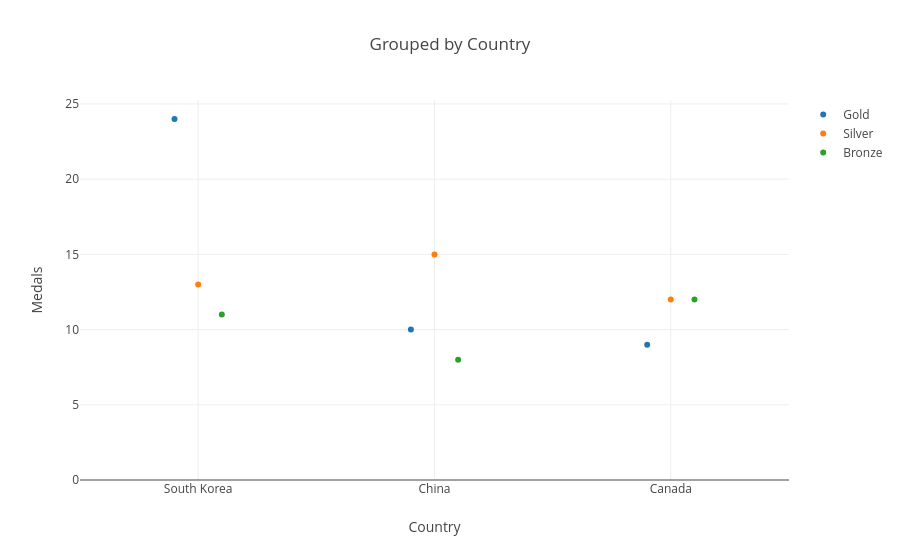

Source (notebook cell):
### Markdown cell above
## Grouped Scatter Plot

### Code cell
val countries = Seq("South Korea", "China", "Canada")

val data = Seq(
  "Gold"   -> Seq(24, 10, 9),
  "Silver" -> Seq(13, 15, 12),
  "Bronze" -> Seq(11, 8, 12)
).map { case (name, medals) =>
  Scatter(countries, medals).withValues(
    name = name,
    mode = ScatterMode(ScatterMode.Markers)
  )
}

val layout = Layout().withValues(
  title = "Grouped by Country",
  xaxis = Axis().withValues(title = "Country"),
  yaxis = Axis().withValues(title = "Medals"),
  scattermode = ScatterLayoutMode.Group,
  scattergap = 0.7
)

plot(data, layout)

### Figure 1 — Plotly figure (JSON) as saved in the notebook; plotly's stock layout.template omitted (floating-point values rounded to 4 significant figures)
{"data": [{"mode": "markers", "name": "Gold", "type": "scatter", "x": ["South Korea", "China", "Canada"], "y": [24, 10, 9]}, {"mode": "markers", "name": "Silver", "type": "scatter", "x": ["South Korea", "China", "Canada"], "y": [13, 15, 12]}, {"mode": "markers", "name": "Bronze", "type": "scatter", "x": ["South Korea", "China", "Canada"], "y": [11, 8, 12]}], "layout": {"scattergap": 0.7, "scattermode": "group", "title": "Grouped by Country", "xaxis": {"title": "Country"}, "yaxis": {"title": "Medals"}}}
